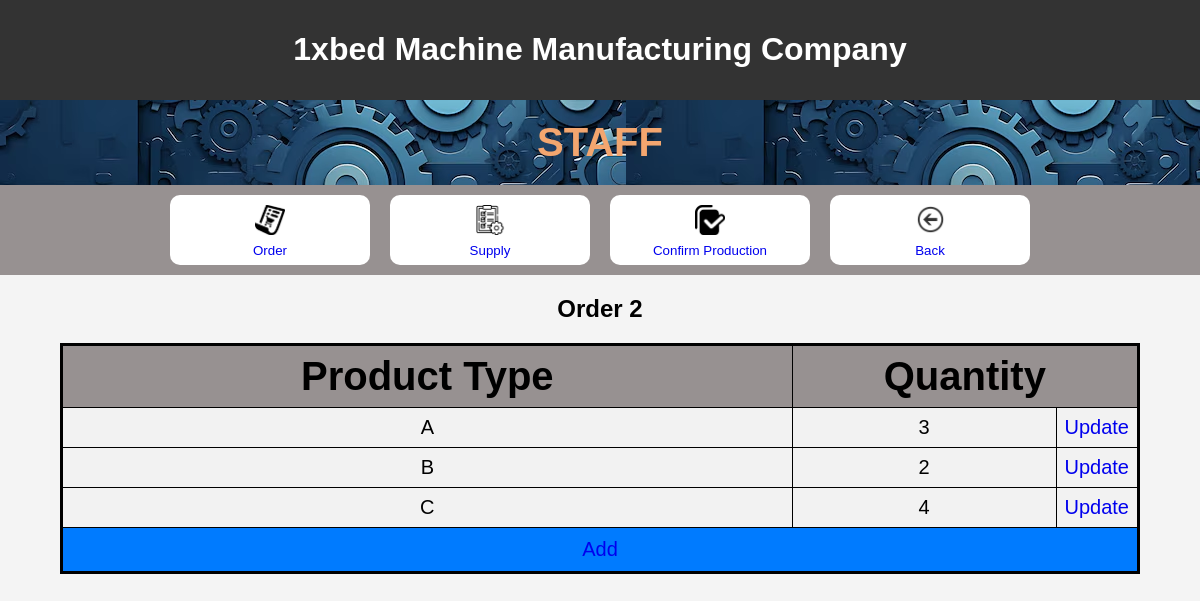
The page /staff/order/2/show_product on the database its author committed.
### myproject/models.py (models this page shows)
class Order(models.Model):
    order_id = models.IntegerField()
    address = models.CharField(max_length=100)
    phone_number = models.IntegerField(null = True)
    status = models.CharField(max_length=100)

class ProductInOrder(models.Model):
    order_id = models.IntegerField()
    product_type = models.CharField(max_length=100)
    quantity = models.IntegerField()
    status = models.CharField(max_length=100)

### myproject/views.py (the view)
# urls.py: path("staff/order/<int:order_id>/show_product", views.Order_.show_product, name="staff/order/order_id/show_product"),
    def show_product(request, order_id):
        order = get_object_or_404(Order, order_id=order_id)
        list_pro_in_order = ProductInOrder.objects.filter(order_id=order.order_id)
        status = order.status
        context = {"list_pro_in_order": list_pro_in_order, "order": order, "status": status}
        return render(request, "myproject/order/show_product.html", context)

### myproject/templates/myproject/order/show_product.html (shortened to what this page needs)
<!DOCTYPE html>
<html lang="en">
<head>
    {% load static %}
    <link rel="stylesheet" href="{% static 'css/welcomepage.css' %}">
</head>
<body>
    <header>
        <h1>1xbed Machine Manufacturing Company</h1>
    </header>
    <div id = headerweb>
    <h1 id = welcome>
        STAFF
    </h1>
    <div id = link>
    <button id = choice><a
    href="/staff/order">
        <img id =icon src="{% static 'img/order.png' %}"
        width="50"
        height="50" >
        <br>
        Order
    </a></button>
    <button id = choice><a
    href="/staff/supply">
        <img id =icon src="{% static 'img/work-list.png' %}"
        width="50"
        height="50" >
        <br>
        Supply
    </a></button>
    <button id = choice><a
    href="/staff/confirm_production">
        <img id =icon src="{% static 'img/checked.png' %}"
        width="50"
        height="50" >
        <br>
        Confirm Production
    </a></button>
    <button id = choice>
        <a
        href="/staff/order">
        <img id =icon src="{% static 'img/back.png' %}"
        width="50"
        height="50">
        <br>
        Back
    </a> </button>
    </div>
</div>
<div>
    <h2> Order {{order.order_id}}</h2>
</div>
{% if status == 'Produced' %}
<table border="1">
    <tr>
        <th>Product Type</th>
        <th>Quantity</th>
    </tr>
{% for product in list_pro_in_order %}
    <tr>
        <td>{{ product.product_type }}</td>
        <td>{{ product.quantity }}</td>
    </tr>
{% endfor %}
</table>
{% else %}
<table border="1">
    <tr>
        <th>Product Type</th>
        <th colspan="2">Quantity</th>
    </tr>
{% for product in list_pro_in_order %}
    <tr>
        <td>{{ product.product_type }}</td>
        <td>{{ product.quantity }}</td>
        <td width =5%><a href="{{ product.product_type }}">Update</a></td>
    </tr>
{% endfor %}
<tr>
    <td id = add colspan="3">
        <a href="add_product" id="add" class="button">Add</a>
    </td>
</tr>
</table>
{% endif %}
</body>
</html>

### myproject/static/css/welcomepage.css (style rules this page uses)
body { font-family: Arial, sans-serif; margin: 0; padding: 0; background-color: #f4f4f4; }
header { background-color: #333; color: #fff; padding: 10px 0; text-align: center; }
h1#welcome { background-image: url('logo.jpg'); font-size: 40px; margin: 0; padding: 20px 0; color: #f3a66f; text-align: center; font-style: bold; }
h2 { text-align: center; margin-bottom: 20px; color: black; }
button#choice { background-color: white; color: #fff; border: none; padding: 10px 20px; border-radius: 10px; cursor: pointer; position: center; width: 200px; height: 70px; margin: 10px; }
div#link { display: flex; justify-content: center; align-items: center; flex-wrap: wrap; background-color: #979191; height: 90px; }
table { width: 90%; border-collapse: collapse; background-color: #f2f2f2; font-size: 20px; border: 3px solid black; margin-top: 10px; margin: auto; }
td { border: 1px solid black; padding: 8px; text-align: center; }
td#add { background-color: #007bff; color: white; text-align: center; padding: 10px; height: 20px; }
a { display: inline-block; width: 100%; text-decoration: none; text-align: center; line-height: 20px; }
th { border: 1px solid black; padding: 8px; text-align: center; font-size: 40px; background-color: #979191; }
img#icon { width: 30px; height: 30px; }

### rows shown on the page
Order: order_id "2"
ProductInOrder: product_type "A", quantity "3"
ProductInOrder: product_type "B", quantity "2"
ProductInOrder: product_type "C", quantity "4"
